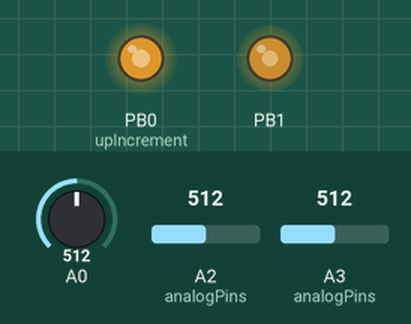
Simulated run of this sketch. Board: ATtiny85, built with avr-gcc and run on an emulated ATtiny85. Shown: output pins drawn as LEDs (lit = HIGH). The inputs (shaded band) are chosen by the test bench; at power-on: A3 (analogPins) = 512, A2 (analogPins) = 512, A0 = 512. Random numbers use the default seed unless the sketch sets one.

Above: at 1.25 s.
1.3 s: A3 (analogPins) set to 246
4.3 s: A2 (analogPins) set to 6
At 5.2 s:
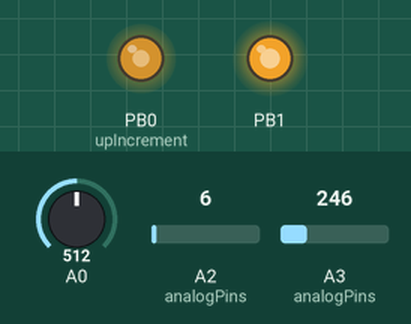
7.3 s: A2 (analogPins) set to 122
10.3 s: A2 (analogPins) set to 0
At 11.0 s:
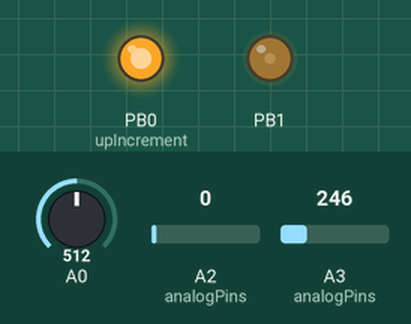
13.3 s: A0 set to 910
At 14.1 s:
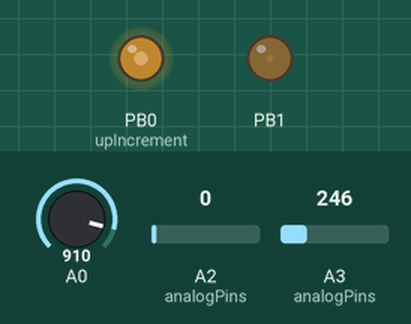
16.3 s: A3 (analogPins) set to 306
At 16.73 s:
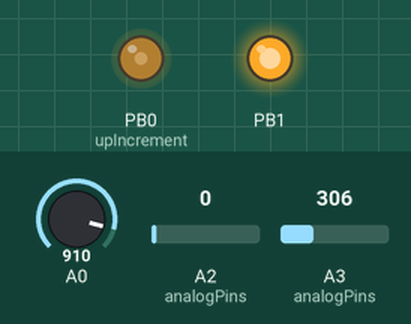
Timing chart, 0 to 58.0 s (numbered marks = the images above; inputs shaded):
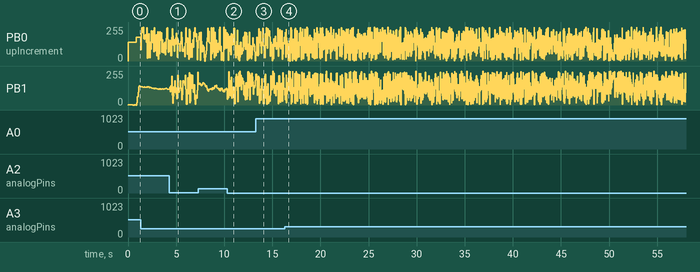

The sketch:

RND_NS.ino
```cpp
#define F_CPU 8000000  // This is used by delay.h library
//#include "fastAnalogRead.h"
#include <stdlib.h>
//#include <EEPROM.h>
#include <avr/interrupt.h>
//#include <expADSR.h>
#include <avr/io.h>        // Adds useful constants
#include <util/delay.h>    // Adds delay_ms and delay_us functions
//#include <Oscil.h>
// Only use Serial if using ATTiny85
// Serial output connections:
//#include <SoftwareSerial.h>
//#define rxPin 5    // We use a non-existant pin as we are not interested in receiving data
//#define txPin 3
//SoftwareSerial serial(rxPin, txPin);
uint8_t analogChannelRead=0;
uint16_t analogValues[4];
uint16_t lastAnalogValues[4];
uint8_t runglerByte;
uint32_t curveMap(uint8_t value, uint8_t numberOfPoints, uint16_t * tableMap){
  uint32_t inMin=0, inMax=255, outMin=0, outMax=255;
  for(int i=0;i<numberOfPoints-1;i++){
    if(value >= tableMap[i] && value <= tableMap[i+1]) {
      inMax=tableMap[i+1];
      inMin=tableMap[i];
      outMax=tableMap[numberOfPoints+i+1];
      outMin=tableMap[numberOfPoints+i];
      i=numberOfPoints+10;
    }
  }
  return map(value,inMin,inMax,outMin,outMax);
}

uint8_t slewBuffer[256];
void setup()  {
  setTimers(); //setup audiorate interrupt
  runglerByte=random(255);
  pinMode(0, OUTPUT);
  // digitalWrite(0,LOW);
  // pinMode(A1, INPUT);
  // pinMode(A2, INPUT);
  pinMode(A3, INPUT);
  pinMode(1, OUTPUT);
  pinMode(2, INPUT);
  pinMode(3, INPUT);
  pinMode(4, INPUT);
  // digitalWrite(1,LOW);

  //  pinMode(1, INPUT_PULLUP);
  // digitalWrite(1,LOW);
  //  analogRead(A3);

  init();
  connectChannel(analogChannelRead);
  startConversion();

}

void setTimers(void)
{
  /*
  TCCR0A=0;
   TCCR0B=0;
   bitWrite(TCCR0A,COM0A0,0);
   bitWrite(TCCR0A,COM0A1,1);
   bitWrite(TCCR0A,COM0B0,0);
   bitWrite(TCCR0A,COM0B1,1);
   bitWrite(TCCR0A,WGM00,1);
   bitWrite(TCCR0A,WGM01,1);
   bitWrite(TCCR0B,WGM02,0);
   bitWrite(TCCR0B,CS00,1);
   */
  TCCR0A = 2<<COM0A0 | 2<<COM0B0 | 3<<WGM00;
  TCCR0B = 0<<WGM02 | 1<<CS00;

  //  setup timer 0 to run fast for audiorate interrupt
  TCCR1 = 0;                  //stop the timer
  TCNT1 = 0;                  //zero the timer
  GTCCR = _BV(PSR1);          //reset the prescaler
  OCR1A = 250;                //set the compare value
  // OCR1C = 31;
  TIMSK = _BV(OCIE1A);        //interrupt on Compare Match A
  //start timer, ctc mode, prescaler clk/1
  TCCR1 = _BV(CTC1) | _BV(CS12);//  | _BV(CS11) ;//| _BV(CS10); //| _BV(CS13) | _BV(CS12) | _BV(CS11) |
  bitWrite(TCCR1,CS12,0);
  sei();
}


uint8_t analogPins[3]={
  A1,A2,A3};

uint8_t _xor;
int _val;
bool _gate;
int out,in;
bool render;
bool cycle;
bool usePin[4]={
  true,false,true,true};

uint8_t slewIndex=0;

uint8_t slewRate;
uint8_t slewOut;
void loop() {
  //bitRead(PINB,PINB1);
  if(isConversionFinished()){
    lastAnalogValues[analogChannelRead]=analogValues[analogChannelRead];
    analogValues[analogChannelRead]= getConversionResult();
    analogChannelRead++;
    while(!usePin[analogChannelRead]){
      analogChannelRead++;
      if(analogChannelRead>3) analogChannelRead=0;
    }
    if(analogChannelRead>3) analogChannelRead=0;
    connectChannel(analogChannelRead);
    startConversion();
  }


  if( lastAnalogValues[3]!= analogValues[3]) setFrequency(analogValues[3]);
  if( lastAnalogValues[2]!= analogValues[2]) setSlew(analogValues[2]);


  _delay_us(250);
  uint32_t sum=0;
  for(uint8_t i=0;i<slewRate;i++){
    uint8_t _index=i+slewIndex;
    sum+=slewBuffer[_index];
  }
  slewOut=sum/slewRate;

  if(analogValues[0]>900 && lastAnalogValues[0]<=900) {
randomize();
  }

}
void _digitalWrite(uint8_t _state){
  // bitWrite(PORTB,PB1,_state);
  //if(_state==0) PORTB &= ~(1<<PB1);
  // else  PORTB |= 1<<PB1;
}

int pwmCounter;

uint16_t upIncrement=0;
uint16_t downIncrement=255;
uint32_t _upIncrement=0;
uint32_t _downIncrement=255;
uint8_t pwmIncrement;
uint8_t waveshape,lastWaveshape;


long _value;
bool goingUp;
uint16_t counter;

//divider++;
// if(dividerCounter
/*
  switch(divider){
 case 0:
 if(counter>127) counter=0;
 break;
 case 1:
 break;
 }
 */
//render square output


uint8_t lfoValue;
bool lfoFlop=true;
bool resetState=false;
uint16_t runglerOut;
static unsigned long x=132456789, y=362436069, z=521288629;
unsigned long xorshift96()
{ //period 2^96-1
  // static unsigned long x=123456789, y=362436069, z=521288629;
  unsigned long t;

  x ^= x << 16;
  x ^= x >> 5;
  x ^= x << 1;

  t = x;
  x = y;
  y = z;
  z = t ^ x ^ y;

  return z;
}

int rand(int maxval)
{
  return (int) (((xorshift96() & 0xFFFF) * maxval)>>16);
}
void setSlew(int _slew){
  slewRate=(_slew>>3)+1;
}
uint16_t freq;
ISR(TIMER1_COMPA_vect)  //audiorate interrupt
{


randomize();


  // OCR0A= constrain(out,0,255);//constrain(renderVco()^_xor,0,255); //pwm output
  //  OCR0B= runglerOut;
  TCNT1 = 0;
}

void randomize(){
  if(freq<900) OCR0A= rand(255);
  else  OCR0A= random(255);
  bitWrite(PORTB,PB2,OCR0A%2);

  slewIndex++;
  slewBuffer[slewIndex]=255-OCR0A;//rand(255);//255-OCR0A;//rand(255);
  //
  OCR0B= slewOut;
}
void setFrequency(int _freq){
  //  _freq=1024-_freq;
  freq=map(_freq,0,1023,1800,0);//constrain(2048-(_freq<<1),0,1900);
  uint8_t preScaler=freq>>7;
  preScaler+=2; //*2
  for(uint8_t i=0;i<4;i++) bitWrite(TCCR1,CS10+i,bitRead(preScaler,i));

  uint8_t compare=freq;
  bitWrite(compare,7,0);
  OCR1A=compare+128;
  // OCR1A=compare<<1;


  // OCR1A=tuneTable[map(compare,0,127,0,12)]; //quantized

}

void _setFrequency(int _freq){
  if(_freq<256){
    bitWrite(TCCR1,CS13,1);
    bitWrite(TCCR1,CS12,0);
    bitWrite(TCCR1,CS11,1);
    bitWrite(TCCR1,CS10,0);
    OCR1A=map(_freq,0,255,255,1);//constrain(255-(_freq>>1),1,255);
  }
  else if(_freq<750){
    bitWrite(TCCR1,CS13,1);
    bitWrite(TCCR1,CS12,0);
    bitWrite(TCCR1,CS11,0);
    bitWrite(TCCR1,CS10,0);
    OCR1A=map(_freq,256,750,255,20);
  }
  else{
    bitWrite(TCCR1,CS13,0);
    bitWrite(TCCR1,CS12,1);
    bitWrite(TCCR1,CS11,0);
    bitWrite(TCCR1,CS10,0);
    OCR1A=map(_freq,751,1024,255,50);
  }
  /*
  _freq=map(_freq,0,1024,384,0);
   uint8_t prescaler = _freq>>7;
   switch(prescaler){
   case 0: //fastest prescaler =0
   bitWrite(TCCR1,CS13,1);
   bitWrite(TCCR1,CS12,0);
   bitWrite(TCCR1,CS11,0);
   bitWrite(TCCR1,CS10,0);
   break;
   case 1: //prescaler 128 times slower
   bitWrite(TCCR1,CS13,1);
   bitWrite(TCCR1,CS12,0);
   bitWrite(TCCR1,CS11,0);
   bitWrite(TCCR1,CS10,1);
   break;
   case 2:
   bitWrite(TCCR1,CS13,1);
   bitWrite(TCCR1,CS12,0);
   bitWrite(TCCR1,CS11,1);
   bitWrite(TCCR1,CS10,0);
   break;
  /*
   case 3:
   bitWrite(TCCR1,CS13,0);
   bitWrite(TCCR1,CS12,0);
   bitWrite(TCCR1,CS11,0);
   bitWrite(TCCR1,CS10,0);
   break;
   case 4:
   bitWrite(TCCR1,CS13,0);
   bitWrite(TCCR1,CS12,0);
   bitWrite(TCCR1,CS11,0);
   bitWrite(TCCR1,CS10,0);
   break;
   */
  /*
  }
   // bitWrite(TCCR1,CS13,bitRead(prescaler,2));
   // bitWrite(TCCR1,CS11,bitRead(prescaler,1));
   //  bitWrite(TCCR1,CS10,bitRead(prescaler,0));
   uint8_t compare=_freq;
   OCR1A=(compare>>1)<<1;
   */

}
```

analogFast.ino
```cpp
#define setHigh(port, pin) ((port) |= (1 << (pin)))
void init() {
	ADMUX  = 0;//(1<<REFS0);							// external reference voltage
	ADCSRA  = (1<<ADEN);   							// enable ADC
	ADCSRA |= (1<<ADPS2) | (1<<ADPS1) |(1<<ADPS0);	// prescaler = highest division
//     ADCSRB |= (1<<BIN); //bipolar mode
}


// channel 8 can be used to measure the temperature of the chip
void connectChannel(uint8_t number) {
	ADMUX &= (11110000);
	ADMUX |= number;
	//DIDR0  =  (1<<number);
}

void startConversion() {
	setHigh(ADCSRA,ADSC);
}

bool isConversionFinished() {
	 return (ADCSRA & (1<<ADIF));
}

bool isConversionRunning() {
	return !(ADCSRA & (1<<ADIF));
}

uint16_t getConversionResult() {
	uint16_t result = ADCL;
	return result | (ADCH<<8);
}
```
